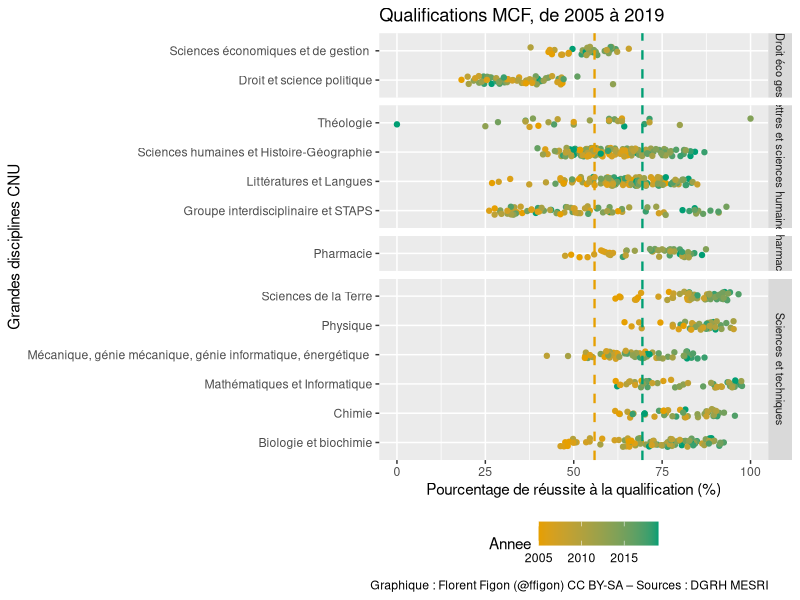
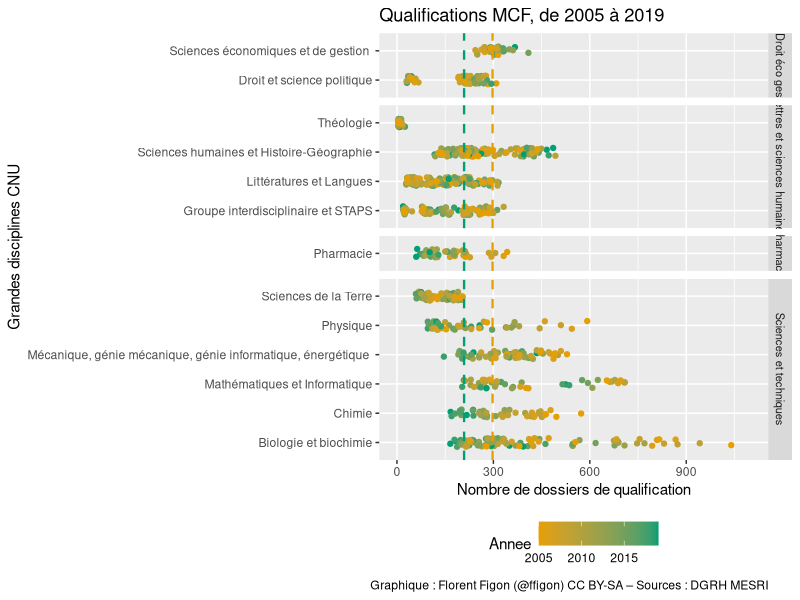
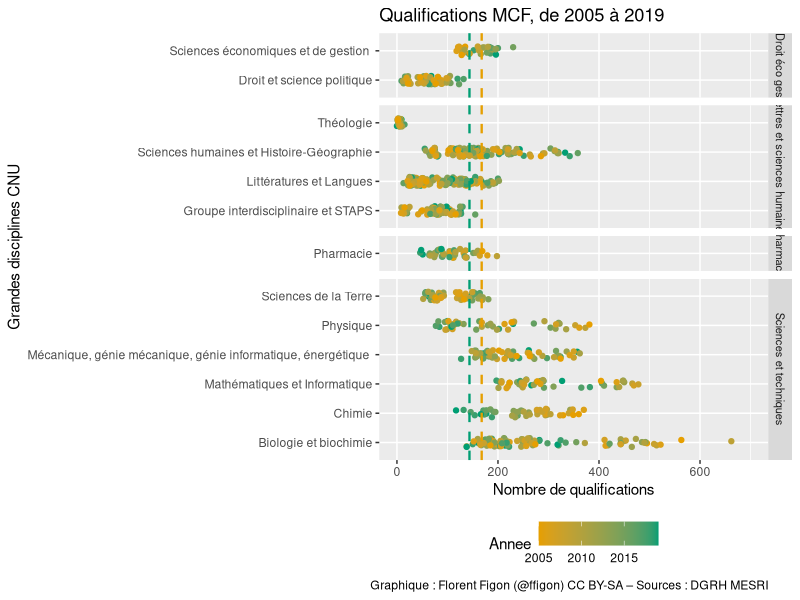
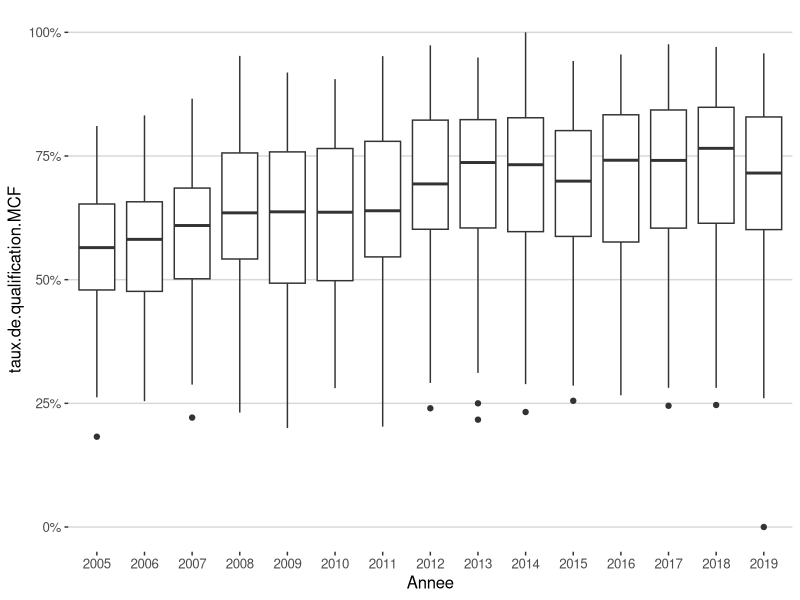
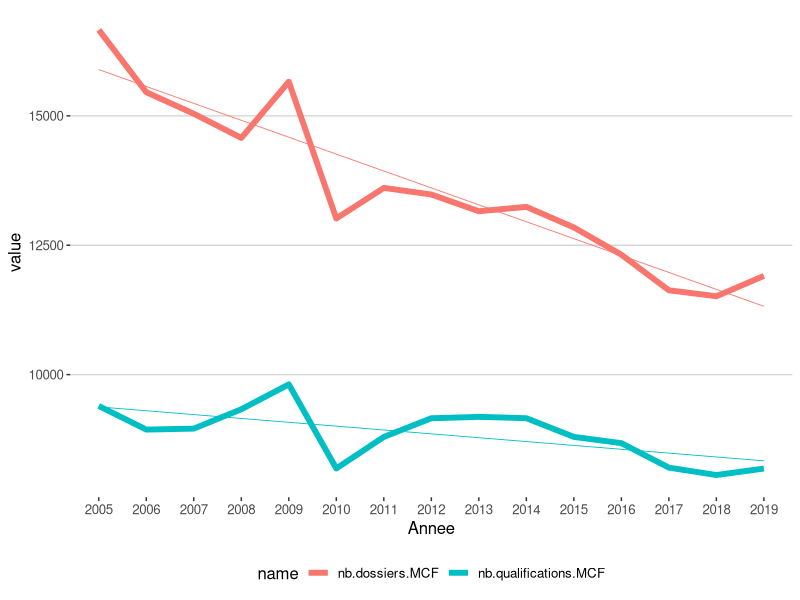
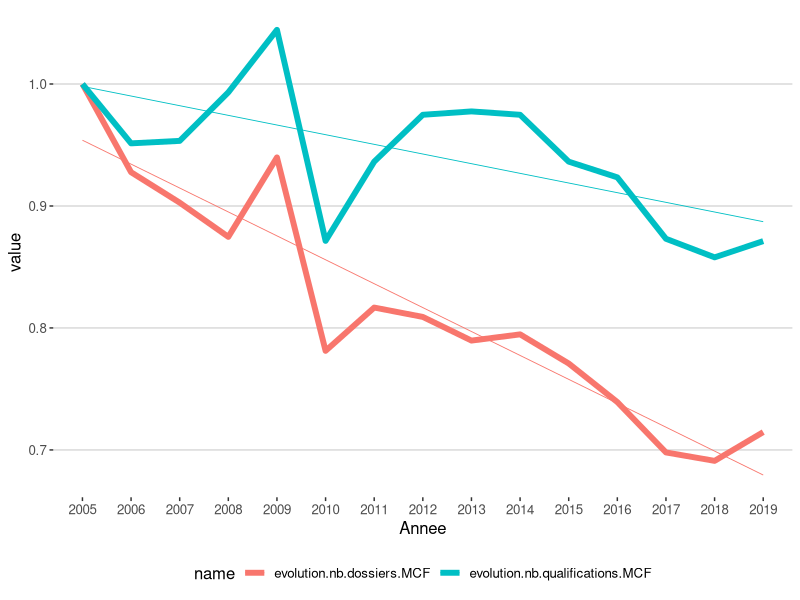

The R source for these figures, in order:
## ---- chunk 1
knitr::opts_chunk$set(echo = FALSE)

library(tidyverse)
library(ggthemes)
library(ggbeeswarm)
library("gridExtra")
data_CNU = read.table("DB_CNU_QualificationRecrutements_20201123.csv", h=T, sep=";")
## ---- chunk 2
colnames(data_CNU)
## ---- chunk 3
tapply(data_CNU$QualificationQualifies.MCF/data_CNU$QualificationDossiers.MCF, data_CNU$Annee, mean, na.rm=T)
## ---- chunk 4
ggplot(data_CNU, aes(x = (QualificationQualifies.MCF/QualificationDossiers.MCF)*100, y = GroupeCNU, color=Annee)) +
  geom_jitter(width = 0, height = 0.15) +
  geom_vline(xintercept=55.88368, linetype="dashed", color = "#E69F00", size=0.8) + 
  geom_vline(xintercept=69.41814, linetype="dashed", color = "#009E73", size=0.8) +
  xlim(0,100) +
  theme(legend.position="bottom") +
  facet_grid(GrandeDisciplineCNU~., scales="free", space="free") +
  theme(strip.text.y = element_text(size = 8)) +
  scale_color_gradient(low="#E69F00", high="#009E73") +
  labs(title="Qualifications MCF, de 2005 à 2019", y ="Grandes disciplines CNU", x = "Pourcentage de réussite à la qualification (%)") +
  labs(caption = "Graphique : Florent Figon (@ffigon) CC BY-SA – Sources : DGRH MESRI")
## ---- chunk 5
tapply(data_CNU$QualificationDossiers.MCF, data_CNU$Annee, mean, na.rm=T)
## ---- chunk 6
ggplot(data_CNU, aes(x = QualificationDossiers.MCF, y = GroupeCNU, color=Annee)) +
  geom_jitter(width = 0, height = 0.15) +
  geom_vline(xintercept=297.5357, linetype="dashed", color = "#E69F00", size=0.8) + 
  geom_vline(xintercept=208.8947, linetype="dashed", color = "#009E73", size=0.8) +
  xlim(0,1100) +
  theme(legend.position="bottom") +
  facet_grid(GrandeDisciplineCNU~., scales="free", space="free") +
  theme(strip.text.y = element_text(size = 8)) +
  scale_color_gradient(low="#E69F00", high="#009E73") +
  labs(title="Qualifications MCF, de 2005 à 2019", y ="Grandes disciplines CNU", x = "Nombre de dossiers de qualification") +
  labs(caption = "Graphique : Florent Figon (@ffigon) CC BY-SA – Sources : DGRH MESRI")
## ---- chunk 7
tapply(data_CNU$QualificationQualifies.MCF, data_CNU$Annee, mean, na.rm=T)
## ---- chunk 8
ggplot(data_CNU, aes(x = QualificationQualifies.MCF, y = GroupeCNU, color=Annee)) +
  geom_jitter(width = 0, height = 0.15) +
  geom_vline(xintercept=167.7500, linetype="dashed", color = "#E69F00", size=0.8) + 
  geom_vline(xintercept=143.5789, linetype="dashed", color = "#009E73", size=0.8) +
  xlim(0,700) +
  theme(legend.position="bottom") +
  facet_grid(GrandeDisciplineCNU~., scales="free", space="free") +
  theme(strip.text.y = element_text(size = 8)) +
  scale_color_gradient(low="#E69F00", high="#009E73") +
  labs(title="Qualifications MCF, de 2005 à 2019", y ="Grandes disciplines CNU", x = "Nombre de qualifications") +
  labs(caption = "Graphique : Florent Figon (@ffigon) CC BY-SA – Sources : DGRH MESRI")
## ---- chunk 9
cnu <- data_CNU %>%
  mutate(
    Annee = as.factor(Annee),
    taux.de.qualification.MCF = QualificationQualifies.MCF / QualificationDossiers.MCF)
## ---- chunk 10
cnu %>%
  ggplot(aes(x=Annee, y=taux.de.qualification.MCF)) +
    geom_boxplot() +
    scale_y_continuous(labels=scales::percent) +
  theme_hc()
## ---- chunk 11
cnu %>%
  group_by(Annee) %>%
  summarise(
    nb.dossiers.MCF = sum(QualificationDossiers.MCF, na.rm = TRUE),
    nb.qualifications.MCF = sum(QualificationQualifies.MCF, na.rm = TRUE)
  ) %>%
  pivot_longer(-Annee) %>%
  ggplot(aes(x=Annee, y=value, color=name, group=name)) +
    geom_line(size=2) +
    geom_smooth(method="lm", se=FALSE, size=0.3) +
    theme_hc()
## ---- chunk 12
cnu %>%
  group_by(Annee) %>%
  summarise(
    nb.dossiers.MCF = sum(QualificationDossiers.MCF, na.rm = TRUE),
    nb.qualifications.MCF = sum(QualificationQualifies.MCF, na.rm = TRUE),
  ) %>%
  transmute(
    Annee = Annee,
    evolution.nb.dossiers.MCF = nb.dossiers.MCF / first(nb.dossiers.MCF),
    evolution.nb.qualifications.MCF = nb.qualifications.MCF / first(nb.qualifications.MCF)
  ) %>%
  pivot_longer(-Annee) %>%
  ggplot(aes(x=Annee, y=value, color=name, group=name)) +
    geom_line(size=2) +
    geom_smooth(method="lm", se=FALSE, size=0.3) +
    theme_hc()
